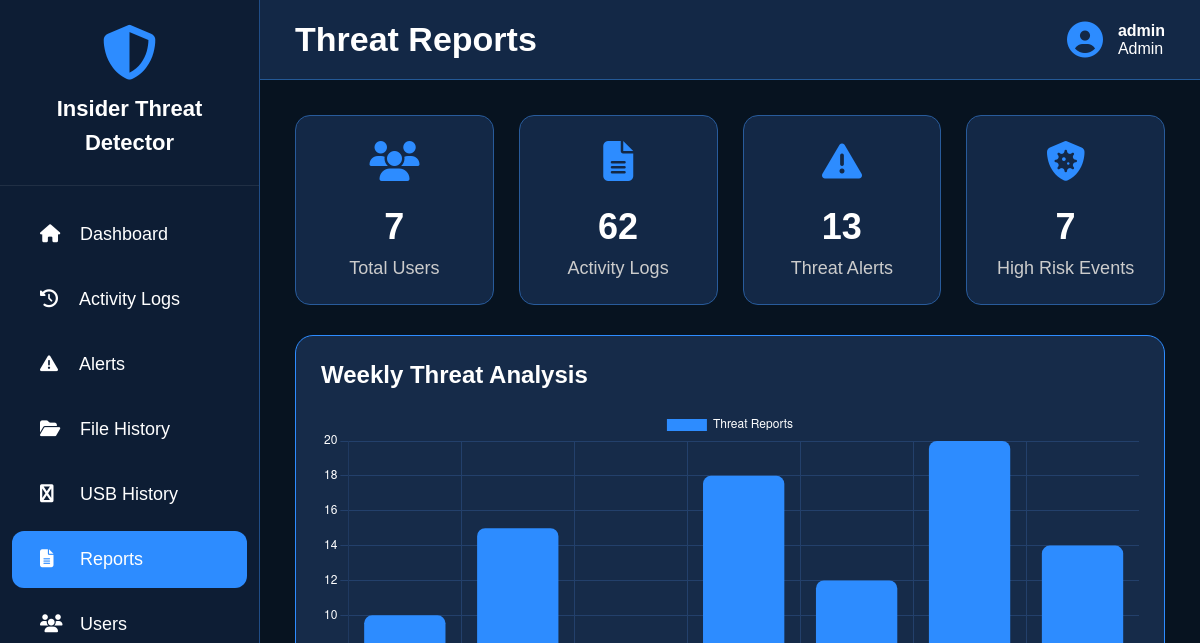
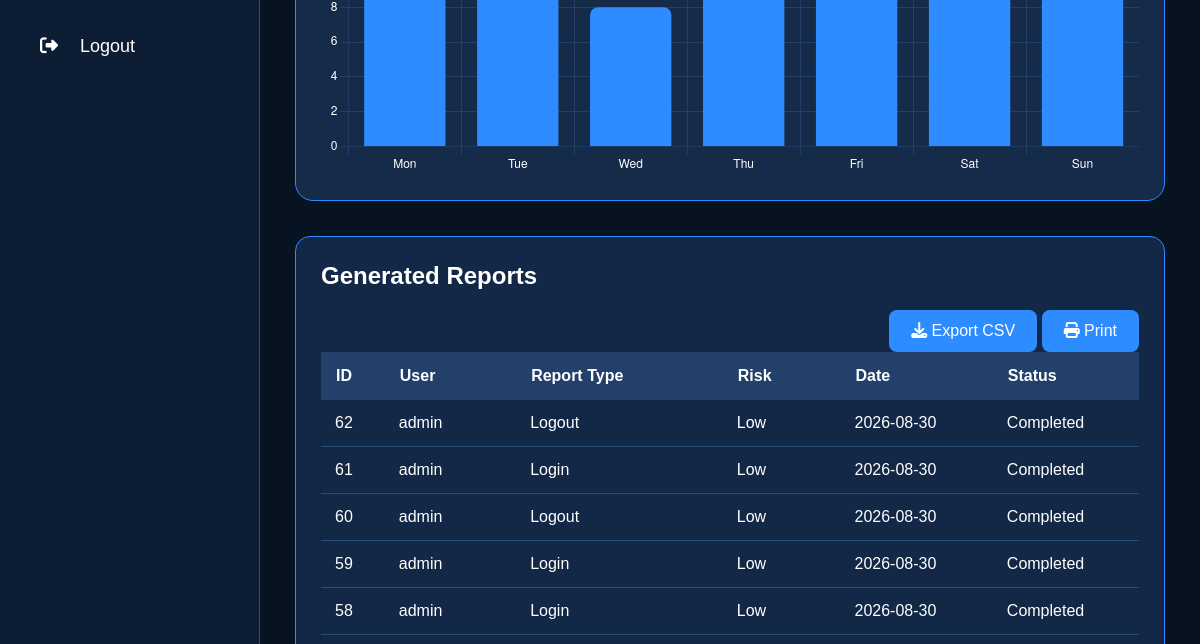
The app's page /reports (signed in, upper part), older data (2 pictures, top to bottom).
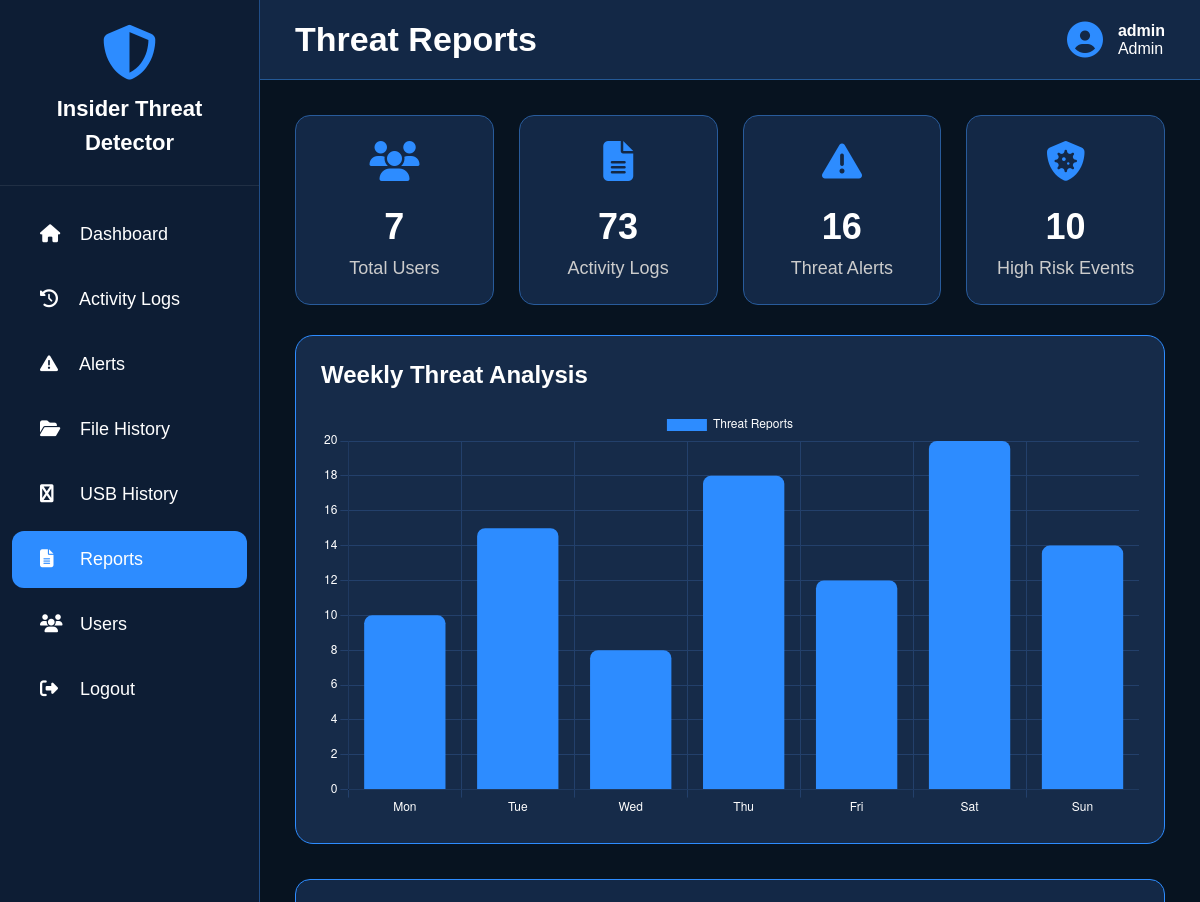
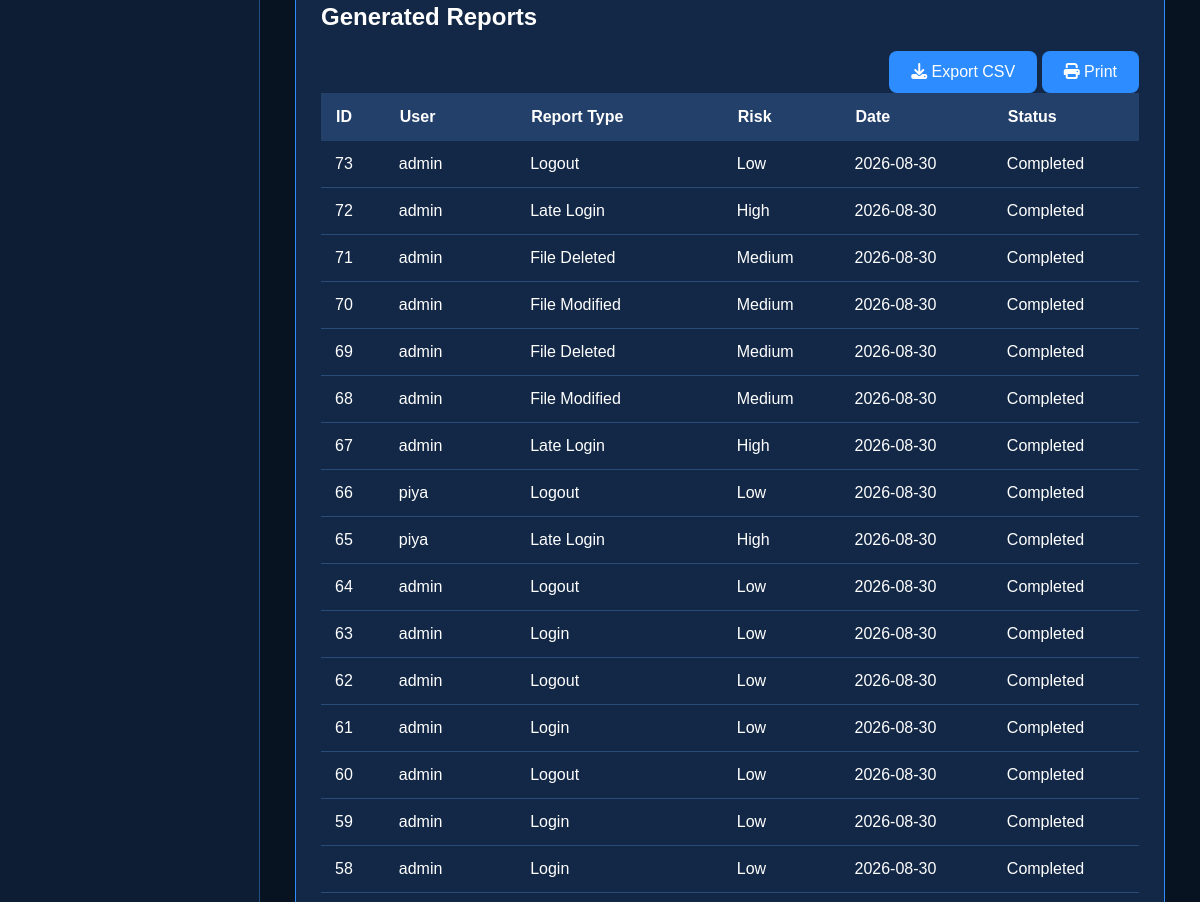
The same page, newer data (2 pictures, top to bottom).
### tables this page shows
CREATE TABLE activity_logs (
        id INTEGER PRIMARY KEY AUTOINCREMENT,
        username TEXT,
        activity TEXT,
        details TEXT,
        risk_level TEXT,
        date TEXT,
        time TEXT
    );

### app.py (the view)
@app.route("/reports")
def reports():
    if not login_required():
        return redirect("/")
    conn = get_db()
    total_users = conn.execute("SELECT COUNT(*) FROM users").fetchone()[0]
    total_logs = conn.execute("SELECT COUNT(*) FROM activity_logs").fetchone()[0]
    total_alerts = conn.execute("SELECT COUNT(*) FROM alerts").fetchone()[0]
    high_risk = conn.execute(
        "SELECT COUNT(*) FROM activity_logs WHERE risk_level='High'"
    ).fetchone()[0]
    rows = conn.execute("""
        SELECT id,username,activity AS report_type,
               risk_level,date,'Completed' AS status
        FROM activity_logs ORDER BY id DESC
    """).fetchall()
    conn.close()
    return page(
        "reports.html",
        total_users=total_users,
        total_logs=total_logs,
        total_alerts=total_alerts,
        high_risk=high_risk,
        reports=rows
    )

### app.py (called while the page is built)
def login_required():
    return "username" in session

def page(name, **data):
    data["username"] = session.get("username")
    data["role"] = session.get("role")
    return render_template(name, **data)

### database.py (called while the page is built)
def get_db():
    conn = sqlite3.connect(DATABASE)
    conn.row_factory = sqlite3.Row
    return conn

### templates/reports.html (shortened to what this page needs)
<!DOCTYPE html>
<html lang="en">
<head>
<link rel="stylesheet"
href="https://cdnjs.cloudflare.com/ajax/libs/font-awesome/6.5.2/css/all.min.css">
</head>
<body>
<div class="sidebar">
<div class="logo">
<i class="fa-solid fa-shield-halved"></i>
<h2>Insider Threat Detector</h2>
</div>
<ul>
        <li>
            <a href="/dashboard">
                <i class="fa-solid fa-house"></i>
                <span>Dashboard</span>
            </a>
        </li>
        <li>
            <a href="/activity">
                <i class="fa-solid fa-clock-rotate-left"></i>
                <span>Activity Logs</span>
            </a>
        </li>
        <li>
            <a href="/alerts">
                <i class="fa-solid fa-triangle-exclamation"></i>
                <span>Alerts</span>
            </a>
        </li>
        <li>
            <a href="/file_history" >
                <i class="fa-solid fa-folder-open"></i>
                <span>File History</span>
            </a>
        </li>
        <li>
            <a href="/usb_history" >
                <i class="fa-solid fa-usb"></i>
                <span>USB History</span>
            </a>
        </li>
        <li>
            <a href="/reports" class="active">
                <i class="fa-solid fa-file-lines"></i>
                <span>Reports</span>
            </a>
        </li>
        <li>
            <a href="/users">
                <i class="fa-solid fa-users"></i>
                <span>Users</span>
            </a>
        </li>
        <li>
            <a href="/logout">
                <i class="fa-solid fa-right-from-bracket"></i>
                <span>Logout</span>
            </a>
        </li>
    </ul>
</div>
<div class="main">
<div class="header">
<h1>Threat Reports</h1>
<div class="profile">
<i class="fa-solid fa-circle-user"></i>
<div>
<b>{{username}}</b><br>
{{role}}
</div>
</div>
</div>
<div class="content">
<div class="cards">
<div class="card">
<i class="fa-solid fa-users"></i>
<h2>{{total_users}}</h2>
<p>Total Users</p>
</div>
<div class="card">
<i class="fa-solid fa-file-lines"></i>
<h2>{{total_logs}}</h2>
<p>Activity Logs</p>
</div>
<div class="card">
<i class="fa-solid fa-triangle-exclamation"></i>
<h2>{{total_alerts}}</h2>
<p>Threat Alerts</p>
</div>
<div class="card">
<i class="fa-solid fa-shield-virus"></i>
<h2>{{high_risk}}</h2>
<p>High Risk Events</p>
</div>
</div>
<div class="chart-box">
<h2>Weekly Threat Analysis</h2>
<canvas id="reportChart"></canvas>
</div>
<div class="table-box">
<h2>Generated Reports </h2>
<div class="download">
<button onclick="exportCSV()">
<i class="fa-solid fa-download"></i>
Export CSV
</button>
<button onclick="window.print()">
<i class="fa-solid fa-print"></i>
Print
</button>
</div>
<table id="reportTable">
<thead>
<tr>
<th>ID</th>
<th>User</th>
<th>Report Type</th>
<th>Risk</th>
<th>Date</th>
<th>Status</th>
</tr>
</thead>
<tbody>
{% for report in reports %}
<tr>
<td>{{report.id}}</td>
<td>{{report.username}}</td>
<td>{{report.report_type}}</td>
<td>{{report.risk_level}}</td>
<td>{{report.date}}</td>
<td>{{report.status}}</td>
</tr>
{% endfor %}
</tbody>
</table>
</div>
</div>
</div>
<script>
const ctx=document.getElementById("reportChart");
new Chart(ctx,{
type:"bar",
data:{
labels:["Mon","Tue","Wed","Thu","Fri","Sat","Sun"],
datasets:[{
label:"Threat Reports",
data:[10,15,8,18,12,20,14],
backgroundColor:"#2d8cff",
borderRadius:8
}]
},
options:{
responsive:true,
plugins:{
legend:{
labels:{
color:"white"
}
}
},
scales:{
x:{
ticks:{color:"white"},
grid:{color:"#23406b"}
},
y:{
ticks:{color:"white"},
grid:{color:"#23406b"}
}
}
}
});
function exportCSV(){
let csv=[];
let rows=document.querySelectorAll("#reportTable tr");
rows.forEach(function(row){
let cols=row.querySelectorAll("td,th");
let data=[];
cols.forEach(function(col){
data.push(col.innerText);
});
csv.push(data.join(","));
});
let blob=new Blob([csv.join("\n")],{type:"text/csv"});
let link=document.createElement("a");
link.download="Threat_Report.csv";
link.href=window.URL.createObjectURL(blob);
link.click();
}
</script>
</body>
</html>

### templates/reports.html (style rules this page uses)
* { margin:0; padding:0; box-sizing:border-box; font-family:Arial,Helvetica,sans-serif; }
body { display:flex; background:#071320; color:white; }
.sidebar { width:260px; height:100vh; position:fixed; left:0; top:0; background:#0d1d34; border-right:1px solid #204d86; overflow-y:auto; overflow-x:hidden; }
.logo { text-align:center; padding:25px; border-bottom:1px solid rgba(255,255,255,.08); }
.logo i { font-size:55px; color:#2d8cff; }
.logo h2 { margin-top:12px; font-size:22px; line-height:34px; }
.sidebar ul { margin-top:20px; }
.sidebar a { display:block; color:white; text-decoration:none; padding:18px 28px; font-size:18px; transition:.3s; margin:8px 12px; border-radius:12px; }
.sidebar ul a i { width:35px; }
.active { background:#2d8cff; }
.main { margin-left:260px; width:calc(100% - 260px); height:100vh; overflow-y:auto; }
.header { height:80px; background:#132846; display:flex; justify-content:space-between; align-items:center; padding:20px 35px; border-bottom:1px solid #245996; }
.header h1 { font-size:34px; }
.profile { display:flex; align-items:center; gap:15px; }
.profile i { font-size:36px; color:#2d8cff; }
.content { padding:35px; }
.cards { display:grid; grid-template-columns:repeat(4,1fr); gap:25px; margin-bottom:30px; }
.card { background:#132846; padding:25px; border-radius:15px; border:1px solid #285b9b; text-align:center; transition:.3s; }
.card i { font-size:40px; margin-bottom:15px; color:#2d8cff; }
.card h2 { font-size:36px; margin:10px 0; }
.card p { font-size:18px; color:#ccc; }
.chart-box { background:#162b49; padding:25px; border-radius:18px; border:1px solid #2d8cff; margin-bottom:35px; }
.chart-box h2 { margin-bottom:20px; }
.table-box { background:#132846; padding:25px; border-radius:15px; border:1px solid #2d8cff; overflow-x:auto; }
.table-box h2 { margin-bottom:20px; font-size: 24px; }
table { width:100%; border-collapse:collapse; }
th { background:#23406b; padding:15px; text-align:left; }
td { padding:14px; border-bottom:1px solid #294b77; }
.download { margin-top:20px; text-align:right; }
.download button { background:#2d8cff; border:none; padding:12px 22px; border-radius:8px; color:white; cursor:pointer; font-size:16px; }

Row changes from the older to the newer data that the page shows:
added activity_logs: id "73", username "admin", report_type "Logout", risk_level "Low", date "2026-08-30", status "Completed"
added activity_logs: id "72", username "admin", report_type "Late Login", risk_level "High", date "2026-08-30", status "Completed"
added activity_logs: id "71", username "admin", report_type "File Deleted", risk_level "Medium", date "2026-08-30", status "Completed"
added activity_logs: id "70", username "admin", report_type "File Modified", risk_level "Medium", date "2026-08-30", status "Completed"
added activity_logs: id "69", username "admin", report_type "File Deleted", risk_level "Medium", date "2026-08-30", status "Completed"
added activity_logs: id "68", username "admin", report_type "File Modified", risk_level "Medium", date "2026-08-30", status "Completed"
added activity_logs: id "67", username "admin", report_type "Late Login", risk_level "High", date "2026-08-30", status "Completed"
added activity_logs: id "66", username "piya", report_type "Logout", risk_level "Low", date "2026-08-30", status "Completed"
added activity_logs: id "65", username "piya", report_type "Late Login", risk_level "High", date "2026-08-30", status "Completed"
added activity_logs: id "64", username "admin", report_type "Logout", risk_level "Low", date "2026-08-30", status "Completed"
added activity_logs: id "63", username "admin", report_type "Login", risk_level "Low", date "2026-08-30", status "Completed"
Text that changed along with them:
{{ total_logs }}: "62" → "73"
{{ total_alerts }}: "13" → "16"
{{ high_risk }}: "7" → "10"
